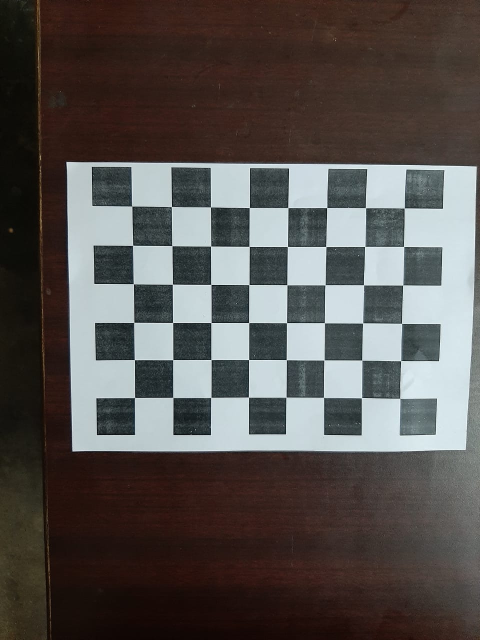
#> input picture cali1.jpeg, 960 x 1280 px (shown at 1/2 size); its folder holds 5 pictures in this run
$ python cameracalibration.py
#> lines starting #> are read from the running program, lines starting #| are printed output that depends on the picture; after the words box and inside, x2 and y2 are one past the last pixel; in counts of white or black regions, pixels touching at a corner belong together
import numpy as np
import cv2 as cv
import glob

chessboardSize = (8,6)
frameSize = (1440,1080)

criteria = (cv.TERM_CRITERIA_EPS + cv.TERM_CRITERIA_MAX_ITER, 30, 0.001)

objp = np.zeros((chessboardSize[0] * chessboardSize[1], 3), np.float32)
objp[:,:2] = np.mgrid[0:chessboardSize[0],0:chessboardSize[1]].T.reshape(-1,2)

size_of_chessboard_squares_mm = 20
objp = objp * size_of_chessboard_squares_mm

objpoints = []
imgpoints = []

images = glob.glob('*.jpeg')

for image in images:

    img = cv.imread(image)
#> img is the input picture: shape (1280, 960, 3); mean B, G, R 79.6, 82.1, 86.5
    gray = cv.cvtColor(img, cv.COLOR_BGR2GRAY)
    ret, corners = cv.findChessboardCorners(gray, chessboardSize, None)
#> ret = False; corners = None
    if ret == True:
        objpoints.append(objp)
        corners2 = cv.cornerSubPix(gray, corners, (11,11), (-1,-1), criteria)
        imgpoints.append(corners)
        cv.drawChessboardCorners(img, chessboardSize, corners2, ret)
        cv.imshow('img', img)
        cv.waitKey(1000)
#> pass 2 of the loop `for image in images:`:
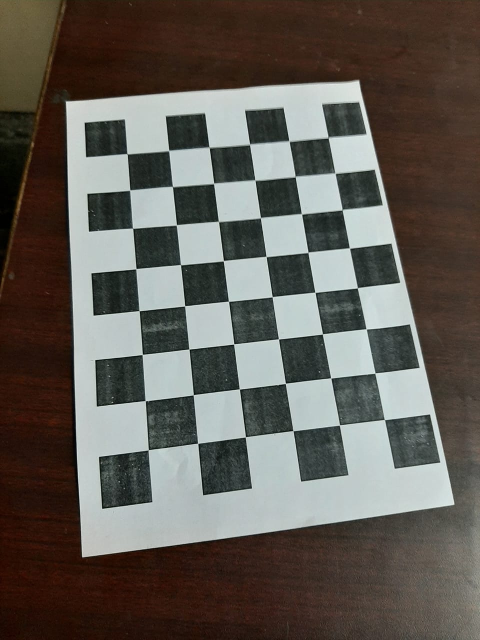
#> input picture cali2.jpeg, 960 x 1280 px (shown at 1/2 size)
#> img is the input picture: shape (1280, 960, 3); mean B, G, R 85.8, 92.4, 96.8
#> `gray = cv.cvtColor(img, cv.COLOR_BGR2GRAY)`:
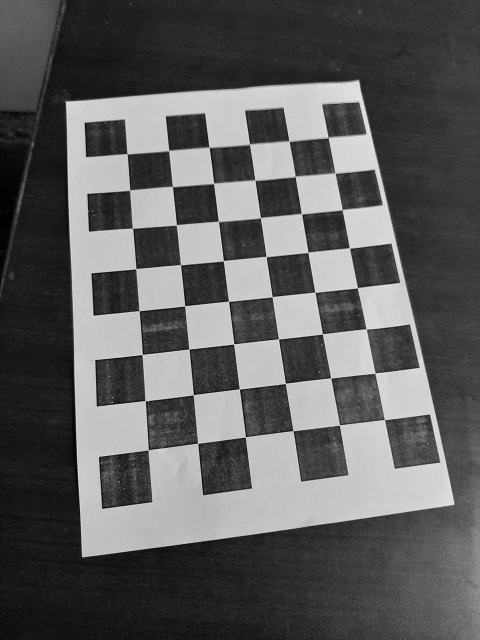
#> gray: shape (1280, 960) (shown at 1/2 size); min 0, max 245, mean 92.9
#> ret = True; corners = 48 rows, first 8: [656.8, 277.3], [671.2, 348], [684.5, 421.1], [699.6, 496.9], [715, 576.5], [732.5, 658.1], [750.3, 746.6], [769.3, 839.6]
#> corners2 = 48 rows, first 8: [656.7, 275.7], [670.5, 347.1], [684.7, 420.2], [699.4, 496.6], [715.2, 576.2], [732.7, 658.3], [750.3, 746.6], [769.3, 839.5]
#> `cv.drawChessboardCorners(img, chessboardSize, corners2, ret)`:
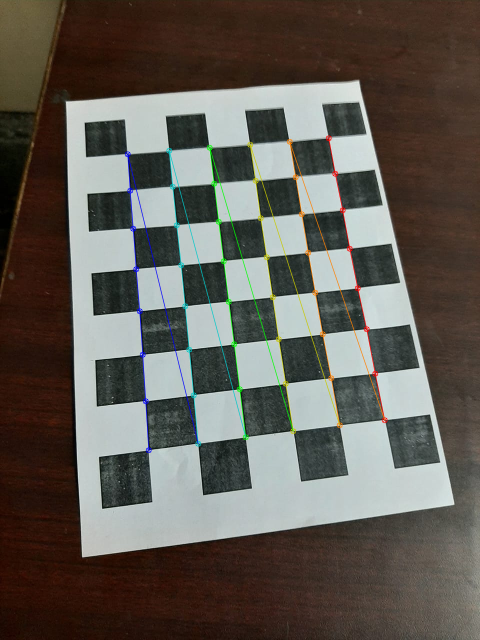
#> img: shape (1280, 960, 3) (shown at 1/2 size); 1.86% of pixels changed, all inside (x1, y1, x2, y2) = (249, 270, 776, 907)
#> pass 3 of the loop `for image in images:`:
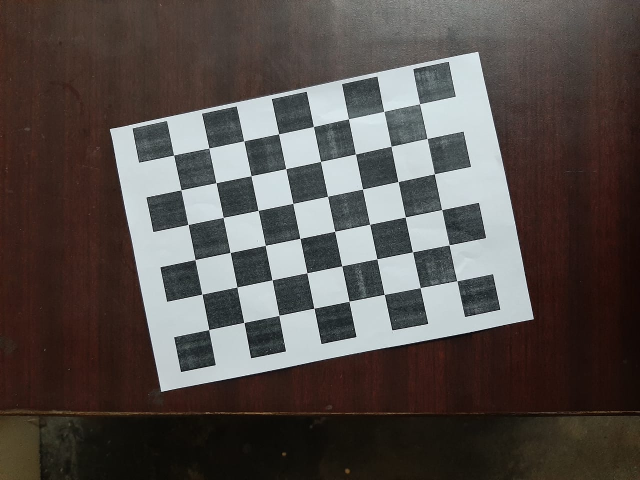
#> input picture cali3.jpeg, 1280 x 960 px (shown at 1/2 size)
#> img is the input picture: shape (960, 1280, 3); mean B, G, R 75.5, 78.8, 85.5
#> gray: shape (960, 1280)
#> corners = 48 rows, first 8: [347.9, 310.7], [418.3, 296.4], [488, 282.3], [557.5, 268.3], [627.3, 253.6], [697.4, 238.1], [768, 223.3], [839.6, 208]
#> corners2 = 48 rows, first 8: [347.8, 310.6], [418.2, 296.6], [487.9, 282.3], [557.6, 268.3], [627.4, 253.5], [697.3, 238.2], [768.2, 223.3], [839.4, 208.1]
#> `cv.drawChessboardCorners(img, chessboardSize, corners2, ret)`:
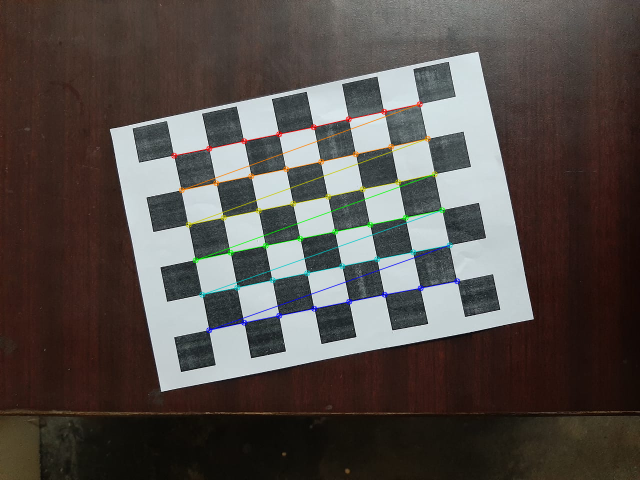
#> img: shape (960, 1280, 3) (shown at 1/2 size); 1.62% of pixels changed, all inside (x1, y1, x2, y2) = (342, 202, 921, 667)
#> the loop made 5 passes; the first 3 are shown
cv.destroyAllWindows()
ret, cameraMatrix, dist, rvecs, tvecs = cv.calibrateCamera(objpoints, imgpoints, frameSize, None, None)
print("Camera Calibrated: ",ret)
print("\nCamera Matrix:\n",cameraMatrix)
print("\nDistortion Parameters:\n",dist)
print("\nRotation Vectors:\n",rvecs)
print("\nTranslation Vectors:\n",tvecs)

img = cv.imread('cali1.jpeg')
h,  w = img.shape[:2]
#> h = 1280; w = 960
newCameraMatrix, roi = cv.getOptimalNewCameraMatrix(cameraMatrix, dist, (w,h), 1, (w,h))

# Undistort
dst = cv.undistort(img, cameraMatrix, dist, None, newCameraMatrix)
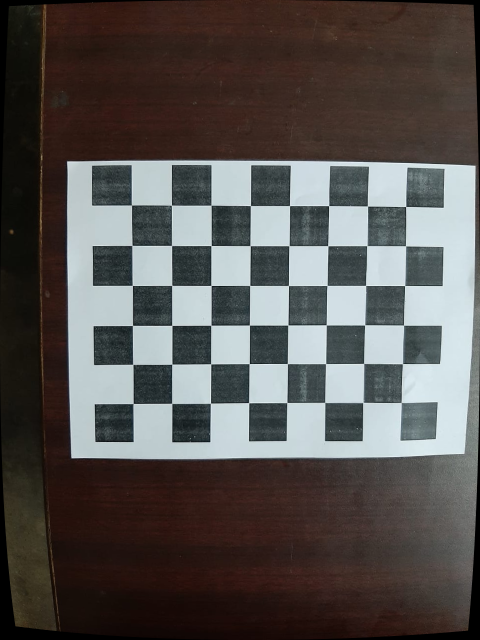
#> dst: shape (1280, 960, 3) (shown at 1/2 size); mean B, G, R 80.4, 82.7, 86.4
x, y, w, h = roi
dst = dst[y:y+h, x:x+w]
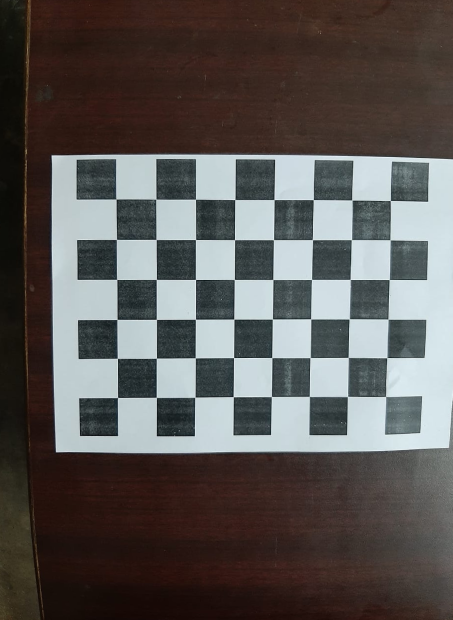
#> dst: shape (1239, 905, 3) (shown at 1/2 size); mean B, G, R 84.8, 86.9, 90.6
cv.imwrite('caliResult1.jpeg', dst)

# Reprojection Error
mean_error = 0

for i in range(len(objpoints)):
    imgpoints2, _ = cv.projectPoints(objpoints[i], rvecs[i], tvecs[i], cameraMatrix, dist)
    error = cv.norm(imgpoints[i], imgpoints2, cv.NORM_L2)/len(imgpoints2)
    mean_error += error

print( "Total error: {}".format(mean_error/len(objpoints)) )
